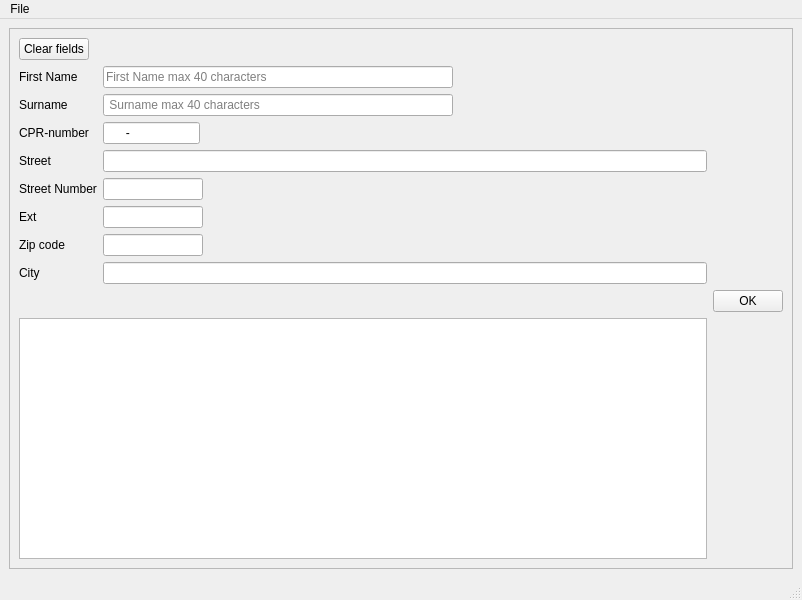
<?xml version="1.0" encoding="UTF-8"?>
<ui version="4.0">
 <class>MainWindow</class>
 <widget class="QMainWindow" name="MainWindow">
  <property name="geometry">
   <rect>
    <x>0</x>
    <y>0</y>
    <width>802</width>
    <height>600</height>
   </rect>
  </property>
  <property name="minimumSize">
   <size>
    <width>0</width>
    <height>0</height>
   </size>
  </property>
  <property name="windowTitle">
   <string>My First App</string>
  </property>
  <widget class="QWidget" name="centralwidget">
   <property name="minimumSize">
    <size>
     <width>600</width>
     <height>200</height>
    </size>
   </property>
   <layout class="QGridLayout" name="gridLayout_3">
    <item row="0" column="0">
     <widget class="QScrollArea" name="scrollArea">
      <property name="sizePolicy">
       <sizepolicy hsizetype="Preferred" vsizetype="Preferred">
        <horstretch>0</horstretch>
        <verstretch>0</verstretch>
       </sizepolicy>
      </property>
      <property name="minimumSize">
       <size>
        <width>0</width>
        <height>0</height>
       </size>
      </property>
      <property name="verticalScrollBarPolicy">
       <enum>Qt::ScrollBarAsNeeded</enum>
      </property>
      <property name="horizontalScrollBarPolicy">
       <enum>Qt::ScrollBarAsNeeded</enum>
      </property>
      <property name="widgetResizable">
       <bool>true</bool>
      </property>
      <widget class="QWidget" name="scrollAreaWidgetContents">
       <property name="geometry">
        <rect>
         <x>0</x>
         <y>0</y>
         <width>782</width>
         <height>537</height>
        </rect>
       </property>
       <property name="minimumSize">
        <size>
         <width>0</width>
         <height>0</height>
        </size>
       </property>
       <layout class="QGridLayout" name="gridLayout_2">
        <item row="1" column="0">
         <layout class="QFormLayout" name="formLayout">
          <property name="sizeConstraint">
           <enum>QLayout::SetDefaultConstraint</enum>
          </property>
          <item row="0" column="1">
           <widget class="QLineEdit" name="firstNameLineEdit">
            <property name="minimumSize">
             <size>
              <width>0</width>
              <height>0</height>
             </size>
            </property>
            <property name="maximumSize">
             <size>
              <width>350</width>
              <height>16777215</height>
             </size>
            </property>
            <property name="toolTip">
             <string/>
            </property>
            <property name="inputMask">
             <string/>
            </property>
            <property name="text">
             <string/>
            </property>
            <property name="maxLength">
             <number>39</number>
            </property>
            <property name="placeholderText">
             <string>First Name max 40 characters</string>
            </property>
            <property name="clearButtonEnabled">
             <bool>true</bool>
            </property>
           </widget>
          </item>
          <item row="1" column="0">
           <widget class="QLabel" name="surnameLabel">
            <property name="text">
             <string>Surname</string>
            </property>
           </widget>
          </item>
          <item row="1" column="1">
           <widget class="QLineEdit" name="surnameLineEdit">
            <property name="maximumSize">
             <size>
              <width>350</width>
              <height>16777215</height>
             </size>
            </property>
            <property name="maxLength">
             <number>40</number>
            </property>
            <property name="placeholderText">
             <string> Surname max 40 characters</string>
            </property>
            <property name="clearButtonEnabled">
             <bool>true</bool>
            </property>
           </widget>
          </item>
          <item row="2" column="0">
           <widget class="QLabel" name="cPRNumberLabel">
            <property name="text">
             <string>CPR-number</string>
            </property>
           </widget>
          </item>
          <item row="2" column="1">
           <widget class="QLineEdit" name="cPRNumberLineEdit">
            <property name="maximumSize">
             <size>
              <width>97</width>
              <height>16777215</height>
             </size>
            </property>
            <property name="toolTip">
             <string>CPR Number in form ######-####</string>
            </property>
            <property name="inputMethodHints">
             <set>Qt::ImhHiddenText|Qt::ImhUrlCharactersOnly</set>
            </property>
            <property name="inputMask">
             <string>999999-9999</string>
            </property>
            <property name="text">
             <string>-</string>
            </property>
            <property name="placeholderText">
             <string/>
            </property>
            <property name="clearButtonEnabled">
             <bool>false</bool>
            </property>
           </widget>
          </item>
          <item row="3" column="0">
           <widget class="QLabel" name="streetLabel">
            <property name="text">
             <string>Street</string>
            </property>
           </widget>
          </item>
          <item row="3" column="1">
           <widget class="QLineEdit" name="streetLineEdit">
            <property name="clearButtonEnabled">
             <bool>true</bool>
            </property>
           </widget>
          </item>
          <item row="4" column="0">
           <widget class="QLabel" name="streetNumberLabel">
            <property name="text">
             <string>Street Number</string>
            </property>
           </widget>
          </item>
          <item row="5" column="0">
           <widget class="QLabel" name="extLabel">
            <property name="text">
             <string>Ext</string>
            </property>
           </widget>
          </item>
          <item row="5" column="1">
           <widget class="QLineEdit" name="extLineEdit">
            <property name="maximumSize">
             <size>
              <width>100</width>
              <height>16777215</height>
             </size>
            </property>
            <property name="maxLength">
             <number>9</number>
            </property>
            <property name="clearButtonEnabled">
             <bool>true</bool>
            </property>
           </widget>
          </item>
          <item row="6" column="0">
           <widget class="QLabel" name="zipCodeLabel">
            <property name="text">
             <string>Zip code</string>
            </property>
           </widget>
          </item>
          <item row="6" column="1">
           <widget class="QLineEdit" name="zipCodeLineEdit">
            <property name="maximumSize">
             <size>
              <width>100</width>
              <height>16777215</height>
             </size>
            </property>
            <property name="inputMask">
             <string>9999</string>
            </property>
            <property name="placeholderText">
             <string/>
            </property>
            <property name="clearButtonEnabled">
             <bool>true</bool>
            </property>
           </widget>
          </item>
          <item row="7" column="0">
           <widget class="QLabel" name="cityLabel">
            <property name="text">
             <string>City</string>
            </property>
           </widget>
          </item>
          <item row="7" column="1">
           <widget class="QLineEdit" name="cityLineEdit">
            <property name="clearButtonEnabled">
             <bool>true</bool>
            </property>
           </widget>
          </item>
          <item row="0" column="0">
           <widget class="QLabel" name="firstNameLabel">
            <property name="text">
             <string>First Name</string>
            </property>
           </widget>
          </item>
          <item row="4" column="1">
           <widget class="QLineEdit" name="streetNumberLineEdit">
            <property name="maximumSize">
             <size>
              <width>100</width>
              <height>16777215</height>
             </size>
            </property>
            <property name="inputMask">
             <string>NNNN</string>
            </property>
            <property name="text">
             <string/>
            </property>
            <property name="cursorPosition">
             <number>0</number>
            </property>
            <property name="clearButtonEnabled">
             <bool>true</bool>
            </property>
           </widget>
          </item>
         </layout>
        </item>
        <item row="4" column="0">
         <widget class="QPlainTextEdit" name="plainTextEdit">
          <property name="minimumSize">
           <size>
            <width>500</width>
            <height>200</height>
           </size>
          </property>
         </widget>
        </item>
        <item row="0" column="0">
         <widget class="QPushButton" name="pushButtonClear">
          <property name="sizePolicy">
           <sizepolicy hsizetype="Ignored" vsizetype="Preferred">
            <horstretch>0</horstretch>
            <verstretch>0</verstretch>
           </sizepolicy>
          </property>
          <property name="maximumSize">
           <size>
            <width>70</width>
            <height>16777215</height>
           </size>
          </property>
          <property name="text">
           <string>Clear fields</string>
          </property>
         </widget>
        </item>
        <item row="2" column="1">
         <widget class="QPushButton" name="pushButtonOK">
          <property name="sizePolicy">
           <sizepolicy hsizetype="Minimum" vsizetype="Fixed">
            <horstretch>1</horstretch>
            <verstretch>0</verstretch>
           </sizepolicy>
          </property>
          <property name="maximumSize">
           <size>
            <width>70</width>
            <height>16777215</height>
           </size>
          </property>
          <property name="text">
           <string>OK</string>
          </property>
         </widget>
        </item>
       </layout>
      </widget>
     </widget>
    </item>
   </layout>
  </widget>
  <widget class="QMenuBar" name="menubar">
   <property name="geometry">
    <rect>
     <x>0</x>
     <y>0</y>
     <width>802</width>
     <height>22</height>
    </rect>
   </property>
   <widget class="QMenu" name="menuFile">
    <property name="title">
     <string>File</string>
    </property>
    <addaction name="actionExit"/>
   </widget>
   <addaction name="menuFile"/>
  </widget>
  <widget class="QStatusBar" name="statusbar"/>
  <action name="actionExit">
   <property name="text">
    <string>Exit</string>
   </property>
  </action>
 </widget>
 <tabstops>
  <tabstop>pushButtonClear</tabstop>
  <tabstop>firstNameLineEdit</tabstop>
  <tabstop>surnameLineEdit</tabstop>
  <tabstop>cPRNumberLineEdit</tabstop>
  <tabstop>streetLineEdit</tabstop>
  <tabstop>streetNumberLineEdit</tabstop>
  <tabstop>extLineEdit</tabstop>
  <tabstop>zipCodeLineEdit</tabstop>
  <tabstop>cityLineEdit</tabstop>
  <tabstop>pushButtonOK</tabstop>
  <tabstop>plainTextEdit</tabstop>
  <tabstop>scrollArea</tabstop>
 </tabstops>
 <resources/>
 <connections/>
</ui>
